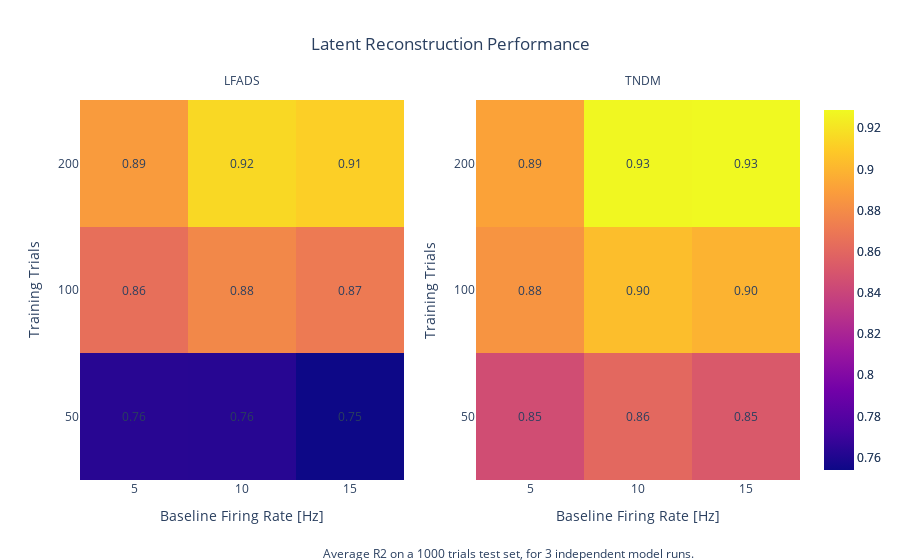
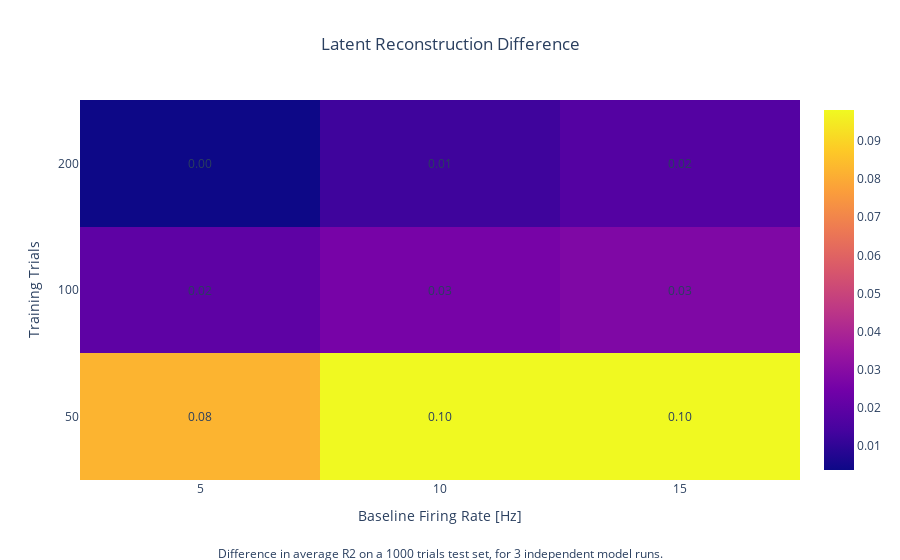

These figures' notebook cell, in order:
### Code cell
new_avg_r2 = pd.pivot_table(new_df, values='test_r2', index=['trials'],
                                    columns=['baseline_rate'], aggfunc=np.mean)
tndm_avg_r2 = pd.pivot_table(tndm_df, values='test_r2', index=['trials'],
                                    columns=['baseline_rate'], aggfunc=np.mean)

zmin=min([new_avg_r2.values.min(), tndm_avg_r2.values.min()])
zmax=max([new_avg_r2.values.max(), tndm_avg_r2.values.max()])
text_func=np.vectorize(lambda x: '%.1f' % x)
fig = make_subplots(rows=1, cols=2)


fig.add_trace(
    go.Heatmap(
        z=new_avg_r2.values,
        x=['%d' % (x) for x in new_avg_r2.columns.tolist()],
        y=['%d' % (x) for x in new_avg_r2.index.tolist()],
        zmin=zmin,
        zmax=zmax),
    row=1, col=1
)

fig.add_trace(
    go.Heatmap(
        z=tndm_avg_r2.values,
        x=['%d' % (x) for x in tndm_avg_r2.columns.tolist()],
        y=['%d' % (x) for x in tndm_avg_r2.index.tolist()],
        zmin=zmin,
        zmax=zmax),
    row=1, col=2
)


fig.update_layout(
    title_text='Latent Reconstruction Performance', title_x=0.5,
    annotations=[
        dict(
            showarrow=False,
            x=iy,
            y=ix,
            xref='x2',
            text='%.2f' % (tndm_avg_r2.iloc[ix, iy])) 
            for ix,iy in np.ndindex(tndm_avg_r2.values.shape)] + [
        dict(
            showarrow=False,
            x=iy,
            y=ix,
            xref='x1',
            text='%.2f' % (new_avg_r2.iloc[ix, iy])) 
            for ix,iy in np.ndindex(new_avg_r2.values.shape)] + [
        dict(
            showarrow=False,
            xref='x domain',
            x=1.9,
            yref='y domain',
            y=-0.22,
            text='Average R2 on a 1000 trials test set, for 3 independent model runs.'),
        dict(
            showarrow=False,
            xref='x domain',
            x=0.5,
            yref='y domain',
            y=1.08,
            text='LFADS'),
        dict(
            showarrow=False,
            xref='x domain',
            x=1.8,
            yref='y domain',
            y=1.08,
            text='TNDM'),
    ])
fig['layout']['xaxis1'].update(title='Baseline Firing Rate [Hz]')
fig['layout']['xaxis2'].update(title='Baseline Firing Rate [Hz]')
fig['layout']['yaxis1'].update(title='Training Trials')
fig['layout']['yaxis2'].update(title='Training Trials')

fig_diff = make_subplots(rows=1, cols=1)

fig_diff.add_trace(
    go.Heatmap(
        z=tndm_avg_r2.values - new_avg_r2.values,
        x=['%d' % (x) for x in new_avg_r2.columns.tolist()],
        y=['%d' % (x) for x in new_avg_r2.index.tolist()]),
    row=1, col=1
)

fig_diff.update_layout(
    title_text='Latent Reconstruction Difference', title_x=0.5,
    annotations=[
    dict(
        showarrow=False,
        x=iy,
        y=ix,
        xref='x1',
        text='%.2f' % (tndm_avg_r2.iloc[ix, iy] - new_avg_r2.iloc[ix, iy]))
        for ix,iy in np.ndindex(tndm_avg_r2.values.shape)] +
    [
        dict(
            showarrow=False,
            xref='x domain',
            x=0.5,
            yref='y domain',
            y=-0.22,
            text='Difference in average R2 on a 1000 trials test set, for 3 independent model runs.'),
    ])
fig_diff['layout']['xaxis1'].update(title='Baseline Firing Rate [Hz]')
fig_diff['layout']['yaxis1'].update(title='Training Trials')

fig.show()
fig_diff.show()

### Figure 1 — Plotly figure (JSON) as saved in the notebook; plotly's stock layout.template omitted (floating-point values rounded to 4 significant figures)
{"data": [{"type": "heatmap", "x": ["5", "10", "15"], "xaxis": "x", "y": ["50", "100", "200"], "yaxis": "y", "z": [[0.763, 0.7628, 0.7539], [0.8646, 0.8782, 0.8709], [0.8878, 0.9153, 0.9113]], "zmax": 0.9289, "zmin": 0.7539}, {"type": "heatmap", "x": ["5", "10", "15"], "xaxis": "x2", "y": ["50", "100", "200"], "yaxis": "y2", "z": [[0.8452, 0.8609, 0.8521], [0.8844, 0.904, 0.8989], [0.8915, 0.9282, 0.9289]], "zmax": 0.9289, "zmin": 0.7539}], "layout": {"annotations": [{"showarrow": false, "text": "0.85", "x": 0, "xref": "x2", "y": 0}, {"showarrow": false, "text": "0.86", "x": 1, "xref": "x2", "y": 0}, {"showarrow": false, "text": "0.85", "x": 2, "xref": "x2", "y": 0}, {"showarrow": false, "text": "0.88", "x": 0, "xref": "x2", "y": 1}, {"showarrow": false, "text": "0.90", "x": 1, "xref": "x2", "y": 1}, {"showarrow": false, "text": "0.90", "x": 2, "xref": "x2", "y": 1}, {"showarrow": false, "text": "0.89", "x": 0, "xref": "x2", "y": 2}, {"showarrow": false, "text": "0.93", "x": 1, "xref": "x2", "y": 2}, {"showarrow": false, "text": "0.93", "x": 2, "xref": "x2", "y": 2}, {"showarrow": false, "text": "0.76", "x": 0, "xref": "x", "y": 0}, {"showarrow": false, "text": "0.76", "x": 1, "xref": "x", "y": 0}, {"showarrow": false, "text": "0.75", "x": 2, "xref": "x", "y": 0}, {"showarrow": false, "text": "0.86", "x": 0, "xref": "x", "y": 1}, {"showarrow": false, "text": "0.88", "x": 1, "xref": "x", "y": 1}, {"showarrow": false, "text": "0.87", "x": 2, "xref": "x", "y": 1}, {"showarrow": false, "text": "0.89", "x": 0, "xref": "x", "y": 2}, {"showarrow": false, "text": "0.92", "x": 1, "xref": "x", "y": 2}, {"showarrow": false, "text": "0.91", "x": 2, "xref": "x", "y": 2}, {"showarrow": false, "text": "Average R2 on a 1000 trials test set, for 3 independent model runs.", "x": 1.9, "xref": "x domain", "y": -0.22, "yref": "y domain"}, {"showarrow": false, "text": "LFADS", "x": 0.5, "xref": "x domain", "y": 1.08, "yref": "y domain"}, {"showarrow": false, "text": "TNDM", "x": 1.8, "xref": "x domain", "y": 1.08, "yref": "y domain"}], "title": {"text": "Latent Reconstruction Performance", "x": 0.5}, "xaxis": {"anchor": "y", "domain": [0, 0.45], "title": {"text": "Baseline Firing Rate [Hz]"}}, "xaxis2": {"anchor": "y2", "domain": [0.55, 1], "title": {"text": "Baseline Firing Rate [Hz]"}}, "yaxis": {"anchor": "x", "domain": [0, 1], "title": {"text": "Training Trials"}}, "yaxis2": {"anchor": "x2", "domain": [0, 1], "title": {"text": "Training Trials"}}}}

### Figure 2 — Plotly figure (JSON) as saved in the notebook; plotly's stock layout.template omitted (floating-point values rounded to 4 significant figures)
{"data": [{"type": "heatmap", "x": ["5", "10", "15"], "xaxis": "x", "y": ["50", "100", "200"], "yaxis": "y", "z": [[0.0822, 0.09814, 0.09815], [0.01985, 0.02581, 0.02797], [0.003659, 0.0129, 0.01756]]}], "layout": {"annotations": [{"showarrow": false, "text": "0.08", "x": 0, "xref": "x", "y": 0}, {"showarrow": false, "text": "0.10", "x": 1, "xref": "x", "y": 0}, {"showarrow": false, "text": "0.10", "x": 2, "xref": "x", "y": 0}, {"showarrow": false, "text": "0.02", "x": 0, "xref": "x", "y": 1}, {"showarrow": false, "text": "0.03", "x": 1, "xref": "x", "y": 1}, {"showarrow": false, "text": "0.03", "x": 2, "xref": "x", "y": 1}, {"showarrow": false, "text": "0.00", "x": 0, "xref": "x", "y": 2}, {"showarrow": false, "text": "0.01", "x": 1, "xref": "x", "y": 2}, {"showarrow": false, "text": "0.02", "x": 2, "xref": "x", "y": 2}, {"showarrow": false, "text": "Difference in average R2 on a 1000 trials test set, for 3 independent model runs.", "x": 0.5, "xref": "x domain", "y": -0.22, "yref": "y domain"}], "title": {"text": "Latent Reconstruction Difference", "x": 0.5}, "xaxis": {"anchor": "y", "domain": [0, 1], "title": {"text": "Baseline Firing Rate [Hz]"}}, "yaxis": {"anchor": "x", "domain": [0, 1], "title": {"text": "Training Trials"}}}}
